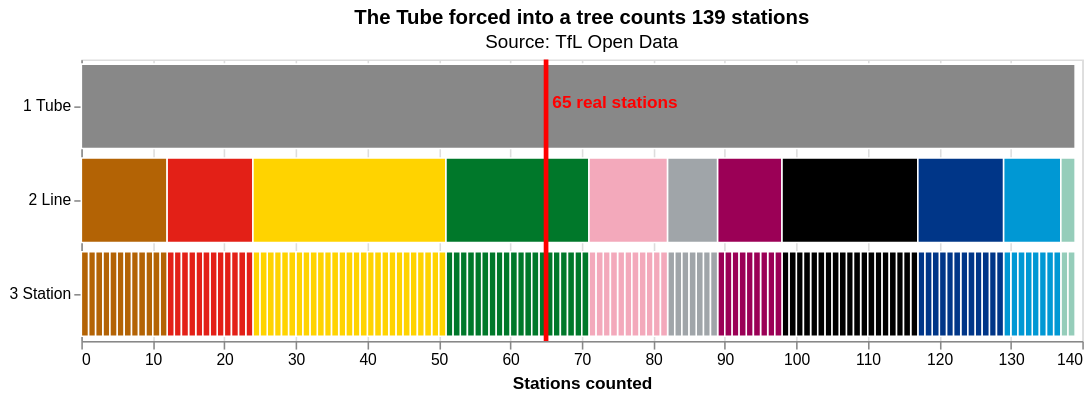

The cell this chart's notebook holds for it:
### Markdown cell above
**E2.** Pretend it is a tree anyway, and draw an icicle as in tutorial §6c: one bar per level, **counting**
stations (tutorial §5b showed how to count rows in a chart). The red line marks how many stations there really are.

### Code cell
rows = pd.concat([
    served.assign(level='1 Tube', name='Tube', colour='#888888'),
    served.assign(level='2 Line', name=served['line']),
    served.assign(level='3 Station', name=served['station']),
])
rows['path'] = rows['line'] + rows['station']   # keep stations under their line, as in tutorial §6c

bars = alt.Chart(rows).mark_bar(stroke='white').encode(
    y=alt.Y('level:O', title=None),
    x=alt.X('count():Q', title='Stations counted'),
    detail='name:N',
    order=alt.Order('min(path):N'),
    color=alt.Color('colour:N', scale=None),
    tooltip=['name:N'])
real = alt.Chart(pd.DataFrame({'n': [len(stations)]}))
truth = real.mark_rule(color='red', strokeWidth=3).encode(x='n:Q') + real.mark_text(
    color='red', align='left', dx=4, dy=-62, fontWeight='bold').encode(x='n:Q', text=alt.value('65 real stations'))

(bars + truth).properties(
    width=640, height=180,
    title=alt.Title('The Tube forced into a tree counts 139 stations', subtitle='Source: TfL Open Data'))

### Figure 1 — Vega-Lite specification as saved in the notebook (floating-point values rounded to 4 significant figures; data arrays with more than 128 entries replaced by an {"elided": "..."} marker saying what was removed)
{"config": {"view": {"continuousWidth": 300, "continuousHeight": 300}}, "layer": [{"data": {"name": "data-b9a956bd62586cf0ddc1b650fe7bb892"}, "mark": {"type": "bar", "stroke": "white"}, "encoding": {"color": {"field": "colour", "scale": null, "type": "nominal"}, "detail": {"field": "name", "type": "nominal"}, "order": {"aggregate": "min", "field": "path", "type": "nominal"}, "tooltip": [{"field": "name", "type": "nominal"}], "x": {"aggregate": "count", "title": "Stations counted", "type": "quantitative"}, "y": {"field": "level", "title": null, "type": "ordinal"}}}, {"layer": [{"mark": {"type": "rule", "color": "red", "strokeWidth": 3}, "encoding": {"x": {"field": "n", "type": "quantitative"}}}, {"mark": {"type": "text", "align": "left", "color": "red", "dx": 4, "dy": -62, "fontWeight": "bold"}, "encoding": {"text": {"value": "65 real stations"}, "x": {"field": "n", "type": "quantitative"}}}], "data": {"name": "data-e24a5176ae1be44dc4e04fb4afce3a14"}}], "height": 180, "title": {"text": "The Tube forced into a tree counts 139 stations", "subtitle": "Source: TfL Open Data"}, "width": 640, "$schema": "https://vega.github.io/schema/vega-lite/v6.4.1.json", "datasets": {"data-b9a956bd62586cf0ddc1b650fe7bb892": {"elided": "417 records"}, "data-e24a5176ae1be44dc4e04fb4afce3a14": [{"n": 65}]}}
